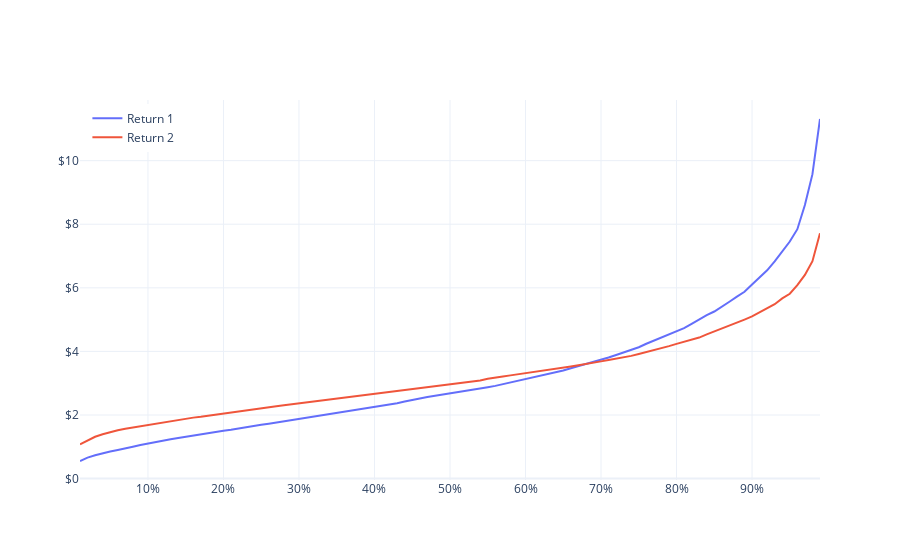

This figure's notebook cell:
### Markdown cell above
# FIGURE 2 (PERCENTILES)

### Code cell
quantiles = rets.quantile(
    np.arange(0.01, 1, 0.01)
)

trace1 = go.Scatter(
    x=quantiles.index.to_list(),
    y=quantiles.ret1,
    name="Return 1",
    hovertemplate="Return 1 percentile is $%{y:.2f}<extra></extra>",
    mode="lines"
)

trace2 = go.Scatter(
    x=quantiles.index.to_list(),
    y=quantiles.ret2,
    name="Return 2",
    hovertemplate="Return 2 percentile is $%{y:.2f}<extra></extra>",
    mode="lines"
)

fig = go.Figure(trace1)
fig.add_trace(trace2)
fig.update_layout(
    xaxis_tickformat=".0%",
    yaxis_tickprefix="$",
    hovermode="x unified",
    template="plotly_white",
    legend=dict(
        yanchor="top", 
        y=0.99, 
        xanchor="left", 
        x=0.01
    ),
)
fig.show()
